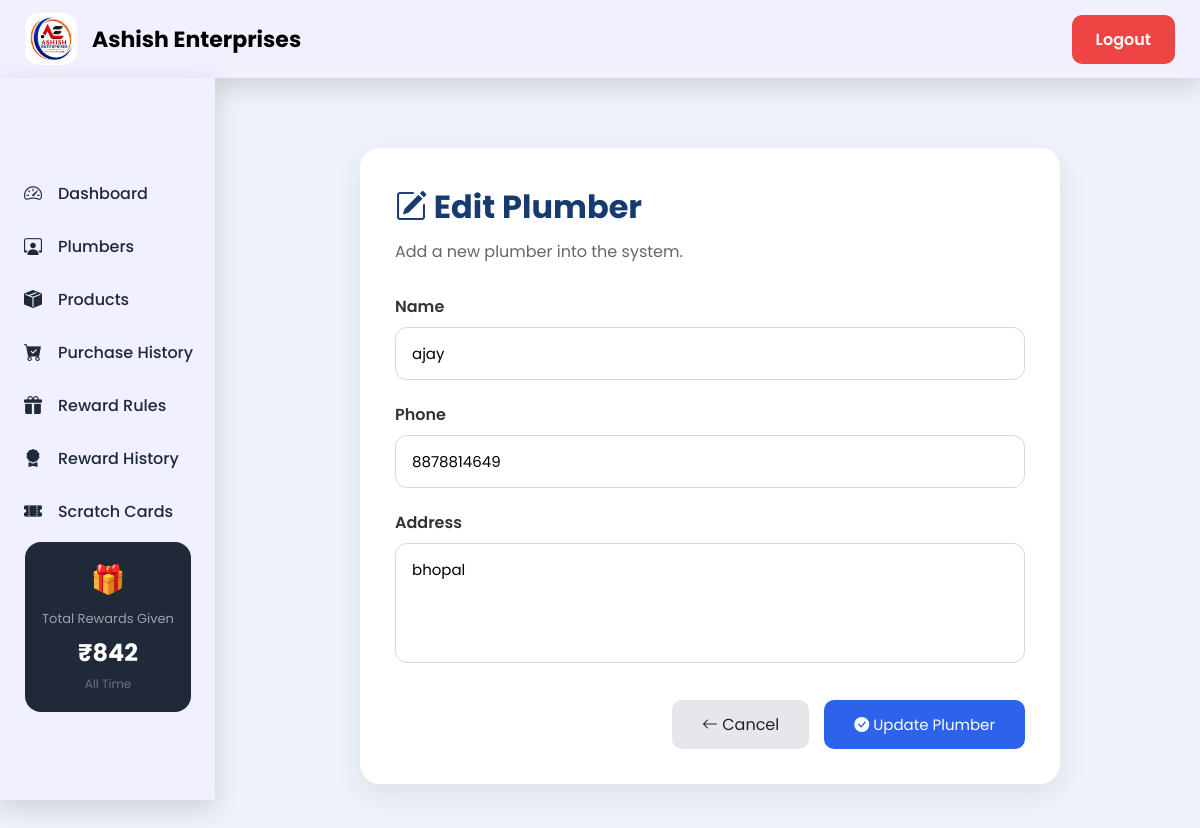
The app's page /plumbers/1/edit/ (signed in) with its own data.
### myapp/models.py (models this page shows, shortened)
class Plumber(models.Model):
    name = models.CharField(max_length=30)
    phone = models.CharField(max_length=10, unique=True)
    address = models.TextField(blank=True)
    created_at = models.DateTimeField(auto_now_add=True)

### myapp/views.py (the view)
# urls.py: path("plumbers/<int:id>/edit/", views.edit_plumber, name="edit_plumber"),
@login_required(login_url="/")
def edit_plumber(request, id):
    plumber = get_object_or_404(
        Plumber,
        id=id
    )
    if request.method == "POST":
        plumber.name = request.POST.get("name")
        plumber.phone = request.POST.get("phone")
        plumber.address = request.POST.get("address")
        plumber.save()
        return redirect("plumbers")
    return render(
        request,
        "add_plumber.html",
        {
            "plumber": plumber
        }
    )

### myapp/context_processors.py (called while the page is built)
def sidebar_data(request):
    product_total = (
        FreeRewardHistory.objects
        .annotate(
            amount=F("quantity") * F("unit_price")
        )
        .aggregate(
            total=Sum("amount")
        )["total"] or 0
    )
    cash_total = 0
    cards = ScratchCard.objects.filter(
        reward_rule__prize_type="Cash",
        is_scratched=True
    )
    for card in cards:
        try:
            cash_total += int(
                card.reward_text.replace("₹", "").strip()
            )
        except:
            pass
    total_rewards_given = product_total + cash_total
    return {
        "total_rewards_given": total_rewards_given,
    }

### templates/add_plumber.html (shortened to what this page needs)
{% extends "base.html" %} {% load static %} {% block content %}
<link rel="stylesheet" href="{% static 'css/form.css' %}" />
<div class="form-container">
  <div class="form-card">
    <div class="form-header">
      <h1>
        {% if plumber %}
        <i class="bi bi-pencil-square"></i> Edit Plumber {% else %}
        <i class="bi bi-person-plus-fill"></i> Add Plumber {% endif %}
      </h1>
      <p>Add a new plumber into the system.</p>
    </div>
    <form method="POST">
      <div class="form-group">
        <label>Name</label>
        <input
          type="text"
          name="name"
          maxlength="30"
          value="{{ plumber.name|default:'' }}"
          required
        />
      </div>
      <div class="form-group">
        <label>Phone</label>
        <input
          type="text"
          name="phone"
          maxlength="10"
          pattern="[0-9]{10}"
          value="{{ plumber.phone|default:'' }}"
          required
        />
      </div>
      <div class="form-group">
        <label>Address</label>
        <textarea name="address" maxlength="200">
{{ plumber.address|default:'' }}</textarea
        >
      </div>
      <div class="button-group">
        <a href="{% url 'plumbers' %}" class="cancel-btn">
          <i class="bi bi-arrow-left"></i> Cancel
        </a>
        <button type="submit" class="save-btn">
          <i class="bi bi-check-circle-fill"></i>
          {% if plumber %} Update Plumber {% else %} Save Plumber {% endif %}
        </button>
      </div>
    </form>
  </div>
</div>
{% endblock %}

### static/css/dashboard.css (style rules this page uses)
* { margin: 0; padding: 0; box-sizing: border-box; font-family: "Poppins", sans-serif; }
body { background: #eef2f7; }

### static/css/form.css (style rules this page uses)
* { margin:0; padding:0; box-sizing:border-box; font-family:'Poppins',sans-serif; }
body { background:#eef3f9; }
.form-container { width:100%; display:flex; justify-content:center; align-items:center; min-height:calc(100vh - 120px); padding:40px; }
.form-card { width:700px; max-width:100%; background:#fff; border-radius:20px; box-shadow:0 10px 30px rgba(0,0,0,.08); padding:35px; }
.form-card h1 { font-size:32px; color:#173a70; margin-bottom:8px; }
.form-card p { color:#666; margin-bottom:30px; }
.form-group { margin-bottom:22px; }
.form-group label { display:block; margin-bottom:8px; font-weight:600; color:#333; }
.form-group input, .form-group textarea { width:100%; padding:14px 16px; border:1px solid #d8d8d8; border-radius:12px; outline:none; font-size:15px; transition:.3s; }
.form-group textarea { resize:none; height:120px; }
.button-group { display:flex; justify-content:flex-end; gap:15px; margin-top:30px; }
.save-btn { background:#2d63ea; color:#fff; padding:12px 30px; border:none; border-radius:10px; font-size:15px; cursor:pointer; transition:.3s; }
.cancel-btn { text-decoration:none; background:#e5e7eb; color:#222; padding:12px 30px; border-radius:10px; transition:.3s; }

### records on screen
Plumber: name "ajay", phone "8878814649", address "bhopal"

### other values on screen
{{ total_rewards_given }} "842"
